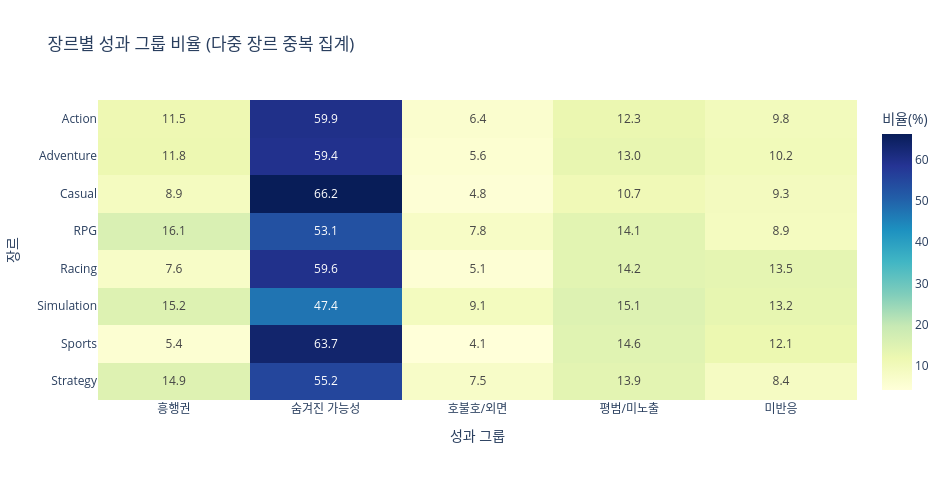

Notebook code for this chart:
### Code cell
fig = px.imshow(
    pivot_genre_group,
    text_auto=".1f",
    aspect="auto",
    color_continuous_scale="YlGnBu",
    title="장르별 성과 그룹 비율 (다중 장르 중복 집계)",
    labels={"x": "성과 그룹", "y": "장르", "color": "비율(%)"},
)
fig.update_layout(template="plotly_white", width=950, height=max(480, 36 * len(pivot_genre_group)))
fig.show()

### Figure 1 — Plotly figure (JSON) as saved in the notebook; plotly's stock layout.template omitted (floating-point values rounded to 4 significant figures)
{"data": [{"coloraxis": "coloraxis", "hovertemplate": "성과 그룹: %{x}<br>장르: %{y}<br>비율(%): %{z}<extra></extra>", "name": "0", "texttemplate": "%{z:.1f}", "type": "heatmap", "x": ["흥행권", "숨겨진 가능성", "호불호/외면", "평범/미노출", "미반응"], "xaxis": "x", "y": ["Action", "Adventure", "Casual", "RPG", "Racing", "Simulation", "Sports", "Strategy"], "yaxis": "y", "z": [[11.54, 59.94, 6.369, 12.35, 9.8], [11.76, 59.42, 5.641, 12.99, 10.18], [8.905, 66.25, 4.836, 10.75, 9.263], [16.06, 53.12, 7.789, 14.13, 8.902], [7.636, 59.64, 5.091, 14.18, 13.45], [15.19, 47.37, 9.114, 15.15, 13.18], [5.414, 63.69, 4.14, 14.65, 12.1], [14.92, 55.23, 7.514, 13.93, 8.408]]}], "layout": {"coloraxis": {"colorbar": {"title": {"text": "비율(%)"}}, "colorscale": [[0, "rgb(255,255,217)"], [0.125, "rgb(237,248,177)"], [0.25, "rgb(199,233,180)"], [0.375, "rgb(127,205,187)"], [0.5, "rgb(65,182,196)"], [0.625, "rgb(29,145,192)"], [0.75, "rgb(34,94,168)"], [0.875, "rgb(37,52,148)"], [1, "rgb(8,29,88)"]]}, "height": 480, "title": {"text": "장르별 성과 그룹 비율 (다중 장르 중복 집계)"}, "width": 950, "xaxis": {"anchor": "y", "domain": [0, 1], "title": {"text": "성과 그룹"}}, "yaxis": {"anchor": "x", "autorange": "reversed", "domain": [0, 1], "title": {"text": "장르"}}}}
